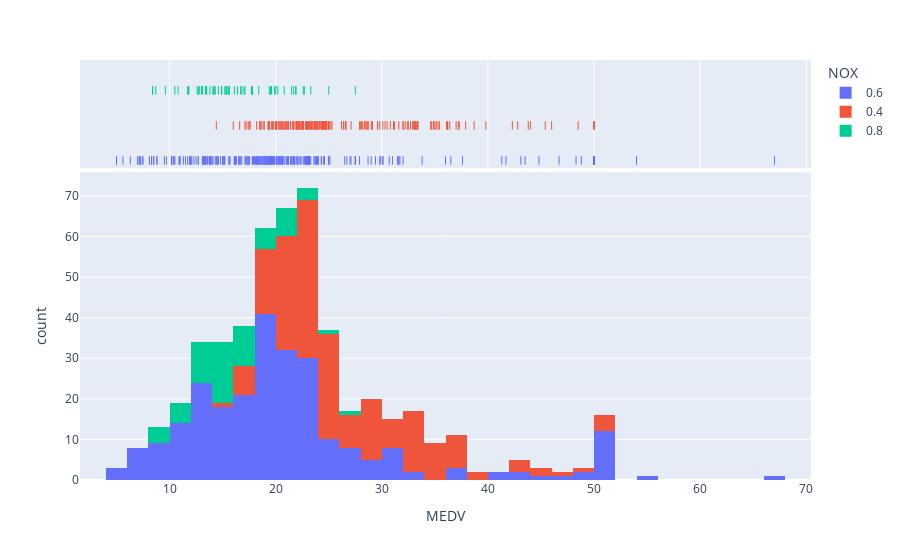

The cell this chart's notebook holds for it:
### Markdown cell above
#### below graph shows dependancy of price and average nitric oxides concentration

### Code cell
px.histogram(data[["MEDV", "NOX"]], x="MEDV", color="NOX", marginal="rug")

### Figure 1 — Plotly figure (JSON) as saved in the notebook; plotly's stock layout.template omitted (floating-point values rounded to 4 significant figures; data arrays with more than 128 entries replaced by an {"elided": "..."} marker saying what was removed)
{"data": [{"alignmentgroup": "True", "bingroup": "x", "hovertemplate": "NOX=0.6<br>MEDV=%{x}<br>count=%{y}<extra></extra>", "legendgroup": "0.6", "marker": {"color": "#636efa", "pattern": {"shape": ""}}, "name": "0.6", "offsetgroup": "0.6", "orientation": "v", "showlegend": true, "type": "histogram", "x": {"elided": "258 float values"}, "xaxis": "x", "yaxis": "y"}, {"alignmentgroup": "True", "boxpoints": "all", "fillcolor": "rgba(255,255,255,0)", "hoveron": "points", "hovertemplate": "NOX=0.6<br>MEDV=%{x}<extra></extra>", "jitter": 0, "legendgroup": "0.6", "line": {"color": "rgba(255,255,255,0)"}, "marker": {"color": "#636efa", "symbol": "line-ns-open"}, "name": "0.6", "offsetgroup": "0.6", "showlegend": false, "type": "box", "x": {"elided": "258 float values"}, "xaxis": "x2", "yaxis": "y2"}, {"alignmentgroup": "True", "bingroup": "x", "hovertemplate": "NOX=0.4<br>MEDV=%{x}<br>count=%{y}<extra></extra>", "legendgroup": "0.4", "marker": {"color": "#EF553B", "pattern": {"shape": ""}}, "name": "0.4", "offsetgroup": "0.4", "orientation": "v", "showlegend": true, "type": "histogram", "x": {"elided": "192 float values"}, "xaxis": "x", "yaxis": "y"}, {"alignmentgroup": "True", "boxpoints": "all", "fillcolor": "rgba(255,255,255,0)", "hoveron": "points", "hovertemplate": "NOX=0.4<br>MEDV=%{x}<extra></extra>", "jitter": 0, "legendgroup": "0.4", "line": {"color": "rgba(255,255,255,0)"}, "marker": {"color": "#EF553B", "symbol": "line-ns-open"}, "name": "0.4", "offsetgroup": "0.4", "showlegend": false, "type": "box", "x": {"elided": "192 float values"}, "xaxis": "x2", "yaxis": "y2"}, {"alignmentgroup": "True", "bingroup": "x", "hovertemplate": "NOX=0.8<br>MEDV=%{x}<br>count=%{y}<extra></extra>", "legendgroup": "0.8", "marker": {"color": "#00cc96", "pattern": {"shape": ""}}, "name": "0.8", "offsetgroup": "0.8", "orientation": "v", "showlegend": true, "type": "histogram", "x": [13.4, 15.6, 11.8, 13.8, 15.6, 14.6, 17.8, 15.4, 21.5, 19.6, 15.3, 19.4, 17, 15.6, 13.1, 23.3, 17.8, 21.7, 22.7, 22.6, 25, 19.9, 20.8, 16.8, 21.9, 27.5, 21.9, 8.4, 16.7, 14.2, 14.3, 11.7, 13.4, 9.6, 8.7, 8.4, 12.8, 10.5, 17.1, 18.4, 15.4, 10.8, 11.8, 14.9, 12.6, 14.1, 13, 13.4, 15.2, 16.1, 17.8, 14.9, 14.1, 12.7, 13.5, 14.9, 20, 16.4, 17.7, 19.5, 20.2], "xaxis": "x", "yaxis": "y"}, {"alignmentgroup": "True", "boxpoints": "all", "fillcolor": "rgba(255,255,255,0)", "hoveron": "points", "hovertemplate": "NOX=0.8<br>MEDV=%{x}<extra></extra>", "jitter": 0, "legendgroup": "0.8", "line": {"color": "rgba(255,255,255,0)"}, "marker": {"color": "#00cc96", "symbol": "line-ns-open"}, "name": "0.8", "offsetgroup": "0.8", "showlegend": false, "type": "box", "x": [13.4, 15.6, 11.8, 13.8, 15.6, 14.6, 17.8, 15.4, 21.5, 19.6, 15.3, 19.4, 17, 15.6, 13.1, 23.3, 17.8, 21.7, 22.7, 22.6, 25, 19.9, 20.8, 16.8, 21.9, 27.5, 21.9, 8.4, 16.7, 14.2, 14.3, 11.7, 13.4, 9.6, 8.7, 8.4, 12.8, 10.5, 17.1, 18.4, 15.4, 10.8, 11.8, 14.9, 12.6, 14.1, 13, 13.4, 15.2, 16.1, 17.8, 14.9, 14.1, 12.7, 13.5, 14.9, 20, 16.4, 17.7, 19.5, 20.2], "xaxis": "x2", "yaxis": "y2"}], "layout": {"barmode": "relative", "legend": {"title": {"text": "NOX"}, "tracegroupgap": 0}, "margin": {"t": 60}, "xaxis": {"anchor": "y", "domain": [0, 1], "title": {"text": "MEDV"}}, "xaxis2": {"anchor": "y2", "domain": [0, 1], "matches": "x", "showgrid": true, "showticklabels": false}, "yaxis": {"anchor": "x", "domain": [0, 0.7326], "title": {"text": "count"}}, "yaxis2": {"anchor": "x2", "domain": [0.7426, 1], "matches": "y2", "showgrid": false, "showline": false, "showticklabels": false, "ticks": ""}}}
